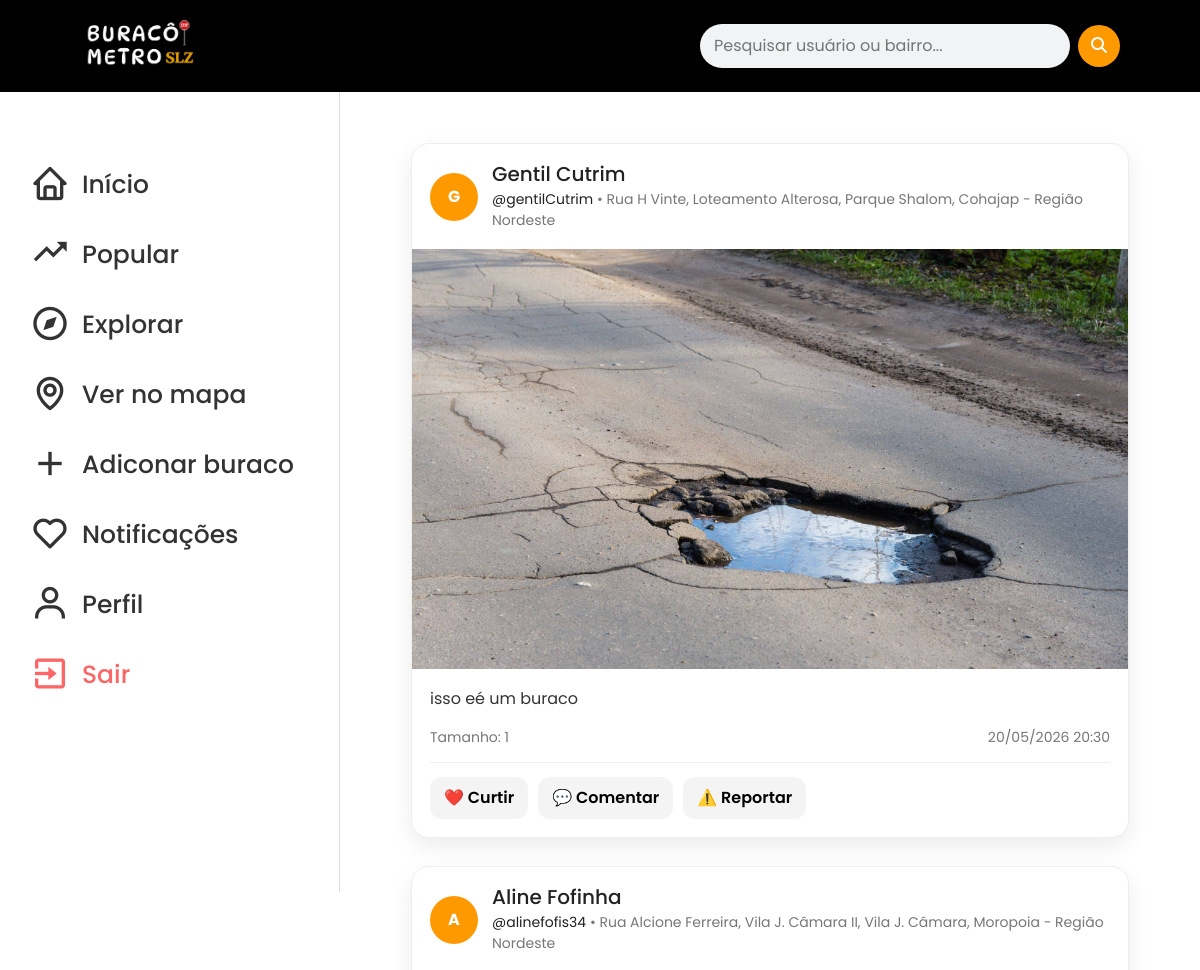
/principal (signed in, upper part), run on an earlier commit of the app's database.
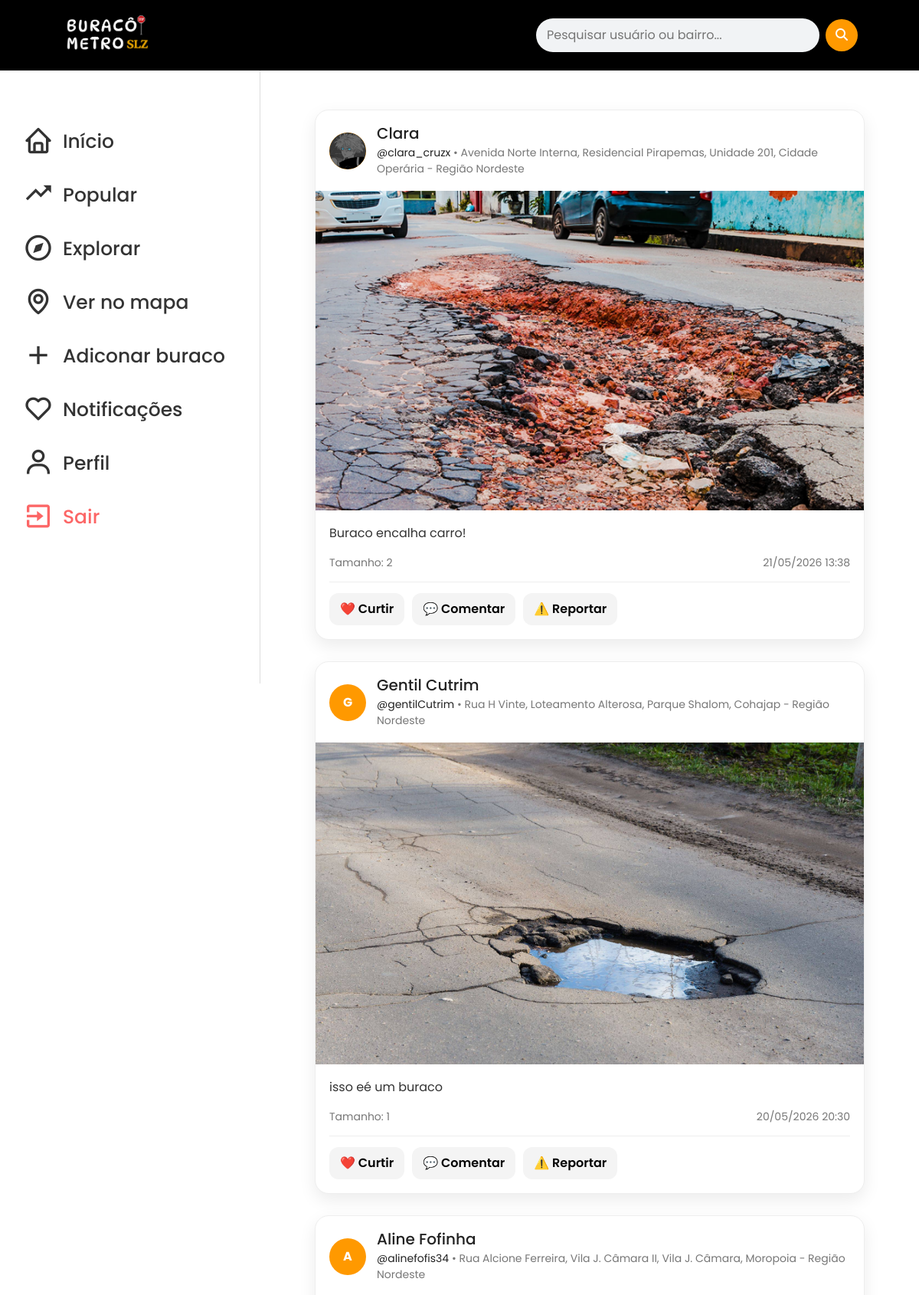
And on a later commit of the database.
### buracos/models.py (models this page shows, shortened)
class Buraco(models.Model):
    titulo = models.CharField(max_length=255)
    descricao = models.TextField()
    local = models.CharField(max_length=255)
    endereco = models.CharField(max_length=255)
    url_imagem = models.URLField()
    tamanho = models.SmallIntegerField(default=1)
    data_atual = models.DateTimeField(auto_now_add=True)
    created_at = models.DateTimeField(auto_now_add=True)  # Data e hora de criação (preenchido automaticamente)
    updated_at = models.DateTimeField(auto_now=True)  # Data e hora de última atualização (atualizado automaticamente)
    usuario = models.ForeignKey(settings.AUTH_USER_MODEL, on_delete=models.CASCADE, null=True, blank=True)

### usuarios/models.py (models this page shows, shortened)
class CustomUser(AbstractUser):
    date_of_birth = models.DateField(null=True, blank=True)
    name = models.CharField(max_length=255, null=True, blank=True)
    foto = models.ImageField(upload_to='perfis/', null=True, blank=True)
    objects = UserManager()

### principal/views.py (the view)
# urls.py: path('', inicioView, name='inicioView'),
def inicioView(request):
    buracos = Buraco.objects.all().order_by('-created_at')
    variaveis = {
        'buracos': buracos,
    }
    return render(request, 'principal/inicio.html', variaveis)

### principal/templates/principal/inicio.html (shortened to what this page needs)
{% extends 'principal/principal.html' %}
{% load static %}
{% block content %}
<div class="feed-container">
    {% for buraco in buracos %}
        <div class="post-card">
            <div class="post-header">
                <div class="avatar">
                    {% if buraco.usuario.foto %}
                        <img src="{{ buraco.usuario.foto.url }}" alt="Foto de perfil">
                    {% elif buraco.usuario %}
                        {{ buraco.usuario.username|slice:":1"|upper }}
                    {% else %}
                        ?
                    {% endif %}
                </div>
                <div>
                    {% if buraco.usuario %}
                        <h2>
                            <a href="{% url 'perfilPublicoView' buraco.usuario.username %}">
                                {{ buraco.usuario.name|default:buraco.usuario.username }}
                            </a>
                        </h2>
                        <p>
                            <a href="{% url 'perfilPublicoView' buraco.usuario.username %}">
                                @{{ buraco.usuario.username }}
                            </a>
                            • {{ buraco.endereco }}
                        </p>
                    {% else %}
                        <h2>Usuário desconhecido</h2>
                        <p>{{ buraco.endereco }}</p>
                    {% endif %}
                </div>
            </div>
            {% if buraco.imagem %}
                <img class="post-image" src="{{ buraco.imagem.url }}" alt="Imagem do buraco">
            {% elif buraco.url_imagem %}
                <img class="post-image" src="{% static 'image-users/' %}{{ buraco.url_imagem }}" alt="Imagem do buraco">
            {% endif %}
            <div class="post-body">
                <p>{{ buraco.descricao }}</p>
                <div class="post-info">
                    <span>Tamanho: {{ buraco.tamanho }}</span>
                    <span>{{ buraco.created_at|date:"d/m/Y H:i" }}</span>
                </div>
                <div class="post-actions">
                    <button type="button">❤️ Curtir</button>
                    <button type="button">💬 Comentar</button>
                    <button type="button">⚠️ Reportar</button>
                </div>
            </div>
        </div>
    {% empty %}
        <p class="empty-feed">Ainda não existem buracos cadastrados.</p>
    {% endfor %}
</div>
{% endblock %}

What changed in the data, as far as the page shows it:
added Buraco: usuario.foto (picture), usuario.name "Clara", usuario.username "clara_cruzx", endereco "Avenida Norte Interna, Residencial Pirapemas, Unidade 201, Cidade Operária - Região Nordeste", url_imagem (picture), descricao "Buraco encalha carro!", tamanho "2", created_at "21/05/2026 13:38"
